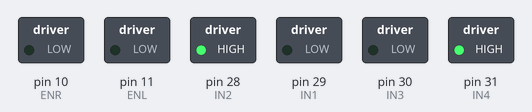
This sketch was run on a simulated Arduino Mega 2560, built with avr-gcc and run on an emulated ATmega2560. Shown: switched loads named in the sketch (green lamp = pin HIGH).

Above: at 0.05 s.
At 3.05 s:
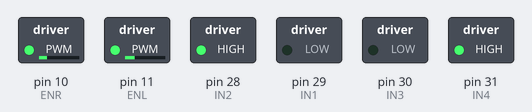
At 5.9 s:
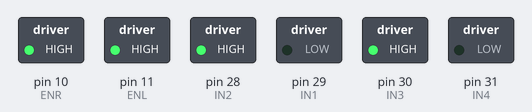
At 16.2 s:
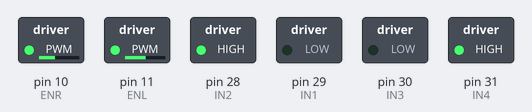
Timing chart, 0 to 24.4 s (numbered marks = the images above):
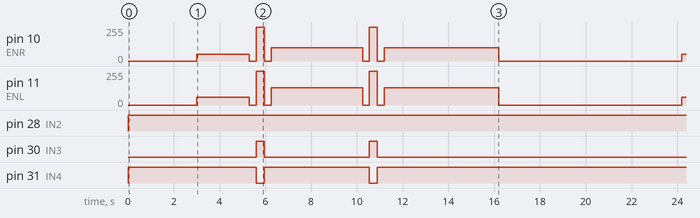

The sketch:

sbot_time.ino
```cpp
#define IN1 29
#define IN2 28
#define ENR 10

#define IN3 30
#define IN4 31
#define ENL 11

void setup()
{
    Serial.begin(9600);
    pinMode(IN1, OUTPUT);
    pinMode(IN2, OUTPUT);
    pinMode(IN3, OUTPUT);
    pinMode(IN4, OUTPUT);
    pinMode(ENL, OUTPUT);
    pinMode(ENR, OUTPUT);
}

void motor_l(int speed)
{
    if (speed >= 0)
    {
        digitalWrite(IN1, LOW);
        digitalWrite(IN2, HIGH);
        analogWrite(ENL, speed); // 0-255
    }
    else
    {
        digitalWrite(IN1, HIGH);
        digitalWrite(IN2, LOW);
        analogWrite(ENL, -speed);
    }
}

void motor_r(int speed)
{
    if (speed >= 0)
    {
        digitalWrite(IN3, LOW);
        digitalWrite(IN4, HIGH);
        analogWrite(ENR, speed); // 0-255
    }
    else
    {
        digitalWrite(IN3, HIGH);
        digitalWrite(IN4, LOW);
        analogWrite(ENR, -speed);
    }
}

void robot_control(int left_motor_speed, int right_motor_speed)
{
    motor_l(left_motor_speed);
    motor_r(right_motor_speed);
}


void loop()
{
    robot_control(0, 0);
    delay(3000);
    robot_control(60, 50);
    delay(2300);
    robot_control(0, 0);
    delay(300);
    robot_control(255, -255);
    delay(350);            // 회전하는 시간
    robot_control(0, 0);
    delay(300);
    robot_control(130, 100);
    delay(4000);
    robot_control(0, 0);
    delay(300);
    robot_control(255, -255);
    delay(350);            // 회전하는 시간
    robot_control(0, 0);
    delay(300);
    robot_control(130, 100);
    delay(5000);
    robot_control(0, 0);
    delay(5000);
}
```

Measured:
- by itself, pin 28 (IN2): LOW → HIGH at 0.00 s
- by itself, pin 30 (IN3): repeats every 21.2 s: LOW 4.6 s, HIGH 0.35 s, LOW 15.9 s, HIGH 0.35 s
- by itself, pin 31 (IN4): repeats every 21.2 s: LOW 0.35 s, HIGH 4.6 s, LOW 0.35 s, HIGH 15.9 s
- by itself, pin 10 (ENR): repeats every 21.2 s: 0/255 0.30 s, 255/255 0.35 s, 0/255 0.30 s, 100/255 4.0 s, 0/255 0.30 s, 255/255 0.35 s, 0/255 0.30 s, 100/255 5.0 s, 0/255 8.0 s, 50/255 2.3 s
- by itself, pin 11 (ENL): repeats every 21.2 s: 0/255 0.30 s, 255/255 0.35 s, 0/255 0.30 s, 130/255 4.0 s, 0/255 0.30 s, 255/255 0.35 s, 0/255 0.30 s, 130/255 5.0 s, 0/255 8.0 s, 60/255 2.3 s
